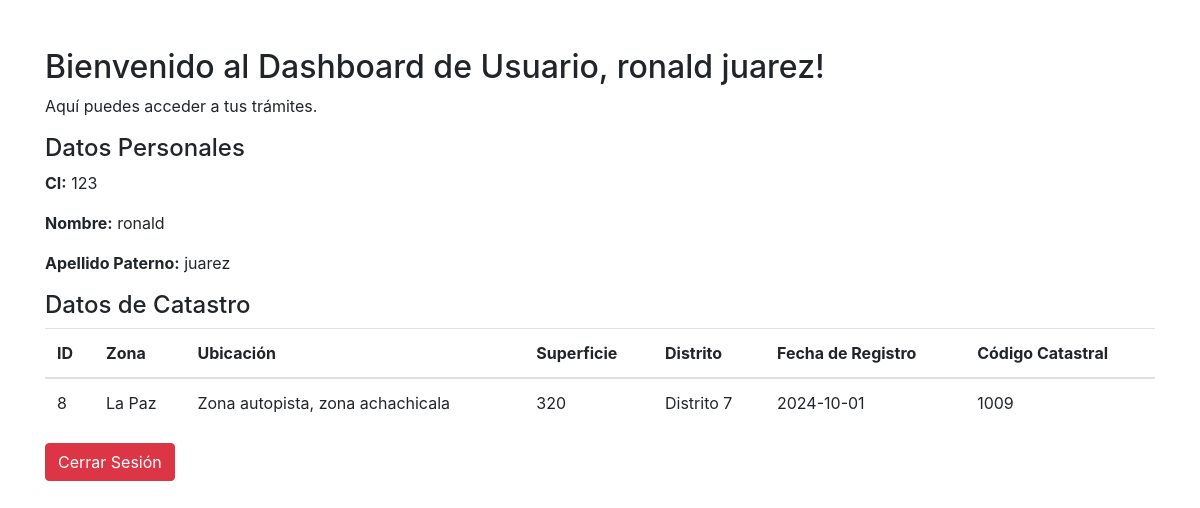
Page /usuario.php (signed in) on the committed database.
### tables this page shows
CREATE TABLE `persona` (
  `ci` varchar(20) NOT NULL,
  `nombre` varchar(50) NOT NULL,
  `paterno` varchar(50) NOT NULL
);

CREATE TABLE `catastro` (
  `id` int(11) NOT NULL,
  `zona` varchar(50) NOT NULL,
  `ubicacion` varchar(100) NOT NULL,
  `superficie` float NOT NULL,
  `ci` varchar(20) DEFAULT NULL,
  `distrito` varchar(50) DEFAULT NULL,
  `fecha_registro` date DEFAULT NULL,
  `codigo_catastral` varchar(20) DEFAULT NULL
);

### usuario.php (the view, shortened to what this page needs)
<?php
$host = 'localhost';
$usuario = 'usuario';
$contraseña = 'YES';
$bd = 'bdmaria';
$conn = new mysqli($host, $usuario, $contraseña, $bd);
$ci = $_SESSION['username'];
$sqlPersona = "SELECT * FROM Persona WHERE ci = ?";
$stmtPersona = $conn->prepare($sqlPersona);
$stmtPersona->bind_param('s', $ci);
$stmtPersona->execute();
$resultPersona = $stmtPersona->get_result();
if ($resultPersona->num_rows === 1) {
    $usuario = $resultPersona->fetch_assoc();
} else {
    die("Usuario no encontrado.");
}
$sqlCatastro = "SELECT * FROM Catastro WHERE ci = ?";
$stmtCatastro = $conn->prepare($sqlCatastro);
$stmtCatastro->bind_param('s', $ci);
$stmtCatastro->execute();
$resultCatastro = $stmtCatastro->get_result();
?>
<!DOCTYPE html>
<html lang="es">
<head>
    <link rel="stylesheet" href="https://stackpath.bootstrapcdn.com/bootstrap/4.5.2/css/bootstrap.min.css">
</head>
<body>
<div class="container mt-5">
    <h2>Bienvenido al Dashboard de Usuario, <?php echo htmlspecialchars($usuario['nombre']) . ' ' . htmlspecialchars($usuario['paterno']); ?>!</h2>
    <p>Aquí puedes acceder a tus trámites.</p>
    <h4>Datos Personales</h4>
    <p><strong>CI:</strong> <?php echo htmlspecialchars($usuario['ci']); ?></p>
    <p><strong>Nombre:</strong> <?php echo htmlspecialchars($usuario['nombre']); ?></p>
    <p><strong>Apellido Paterno:</strong> <?php echo htmlspecialchars($usuario['paterno']); ?></p>
    <h4>Datos de Catastro</h4>
    <?php if ($resultCatastro->num_rows > 0): ?>
        <table class="table">
            <thead>
                <tr>
                    <th>ID</th>
                    <th>Zona</th>
                    <th>Ubicación</th>
                    <th>Superficie</th>
                    <th>Distrito</th>
                    <th>Fecha de Registro</th>
                    <th>Código Catastral</th>
                </tr>
            </thead>
            <tbody>
                <?php while ($catastro = $resultCatastro->fetch_assoc()): ?>
                    <tr>
                        <td><?php echo htmlspecialchars($catastro['id']); ?></td>
                        <td><?php echo htmlspecialchars($catastro['zona']); ?></td>
                        <td><?php echo htmlspecialchars($catastro['ubicacion']); ?></td>
                        <td><?php echo htmlspecialchars($catastro['superficie']); ?></td>
                        <td><?php echo htmlspecialchars($catastro['distrito']); ?></td>
                        <td><?php echo htmlspecialchars($catastro['fecha_registro']); ?></td>
                        <td><?php echo htmlspecialchars($catastro['codigo_catastral']); ?></td>
                    </tr>
                <?php endwhile; ?>
            </tbody>
        </table>
    <?php else: ?>
        <p>No hay datos de catastro para este usuario.</p>
    <?php endif; ?>
    <a href="login.php" class="btn btn-danger">Cerrar Sesión</a>
</div>
</body>
</html>

### rows in the picture
persona: nombre "ronald", paterno "juarez", ci "123"
catastro: id "8", zona "La Paz", ubicacion "Zona autopista, zona achachicala", superficie "320", distrito "Distrito 7", fecha_registro "2024-10-01", codigo_catastral "1009"
